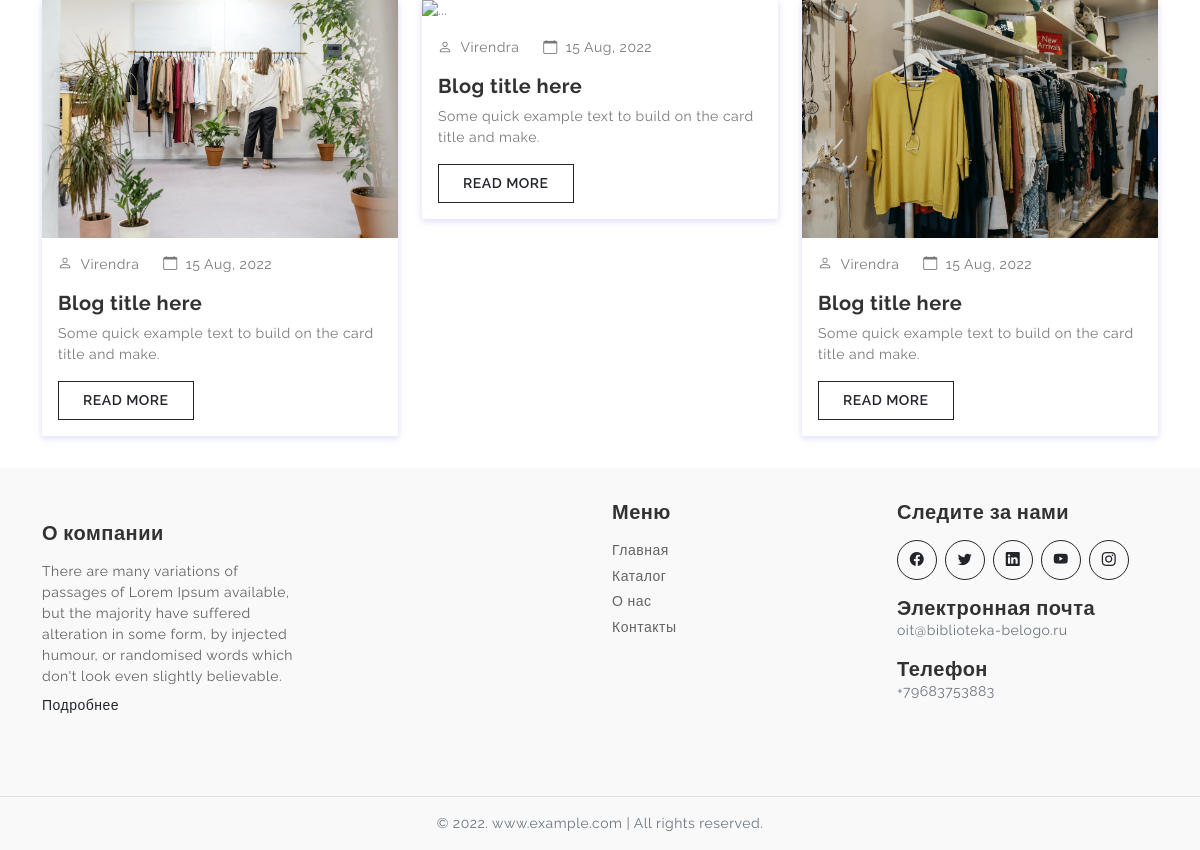
The app's page / (lower part), older data.
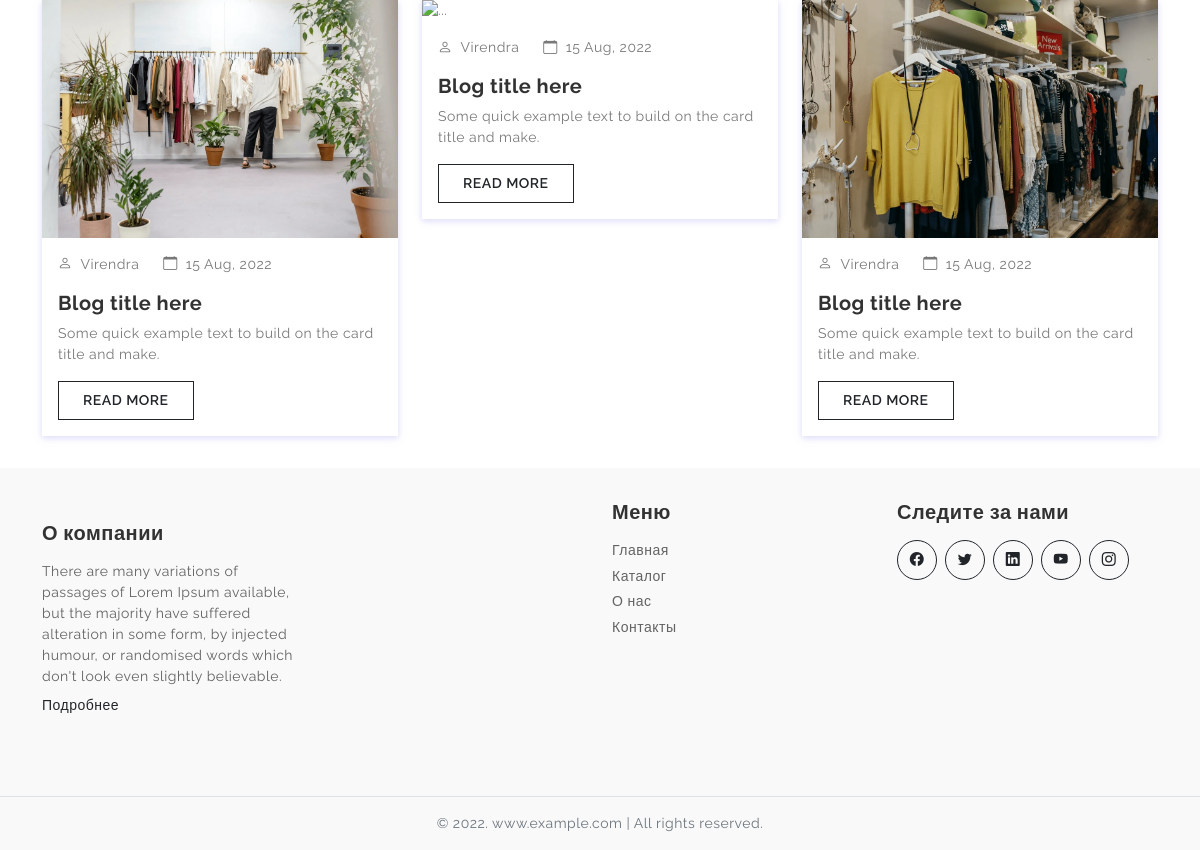
The same page, newer data.
### web/models.py (models this page shows, shortened)
class Organization(models.Model):
    name = models.CharField(max_length=150, verbose_name='Наименование')
    inn = models.CharField(max_length=50, verbose_name='ИНН', blank=True, null=True)
    postcode = models.CharField(max_length=150, verbose_name='Почтовый индекс')
    town = models.CharField(max_length=150, verbose_name='Город')
    address = models.CharField(max_length=250, verbose_name='Адрес')
    email = models.EmailField(max_length=50, verbose_name='Почта')
    phone = models.CharField(max_length=20, verbose_name='Телефон')
    logo = models.ImageField(upload_to='media/organization/logo', verbose_name='Логотип', blank=True, null=True)
    active = models.BooleanField(default=False, verbose_name='Основная')
    class Meta:
        verbose_name = 'Организация'
        verbose_name_plural = 'Организации'

### web/views.py (the view)
# urls.py: path('', IndexView.as_view(), name='index'),
class IndexView(views.View):
    def get(self, request, *args, **kwargs):
        title = 'ALLSHOES'
        meta_description = 'Описание'
        brands = Brand.objects.all()
        categories = Category.objects.all()
        sliders = Banner.objects.all()
        products = Product.objects.all()
        featured = Product.objects.filter(featured=True)
        contact_data = Organization.objects.filter(active=True)
        context = {
            'title': title,
            'meta_description': meta_description,
            'brands': brands,
            'categories': categories,
            'products': products,
            'sliders': sliders,
            'featured': featured,
            'contact_data': contact_data
        }
        return render(request, 'index.html', context)

### templates/index.html (shortened to what this page needs)
{% extends 'base.html' %}
{% load static %}
{% block content %}
  <div class="page-content">
    <section class="section-padding">
      <div class="container">
        <div class="blog-cards">
          <div class="row row-cols-1 row-cols-lg-3 g-4">
            <div class="col">
              <div class="card">
                <img src="{% static 'assets/images/blog/01.webp' %}" class="card-img-top rounded-0" alt="...">
                <div class="card-body">
                  <div class="d-flex align-items-center gap-4">
                    <div class="posted-by">
                      <p class="mb-0"><i class="bi bi-person me-2"></i>Virendra</p>
                    </div>
                    <div class="posted-date">
                      <p class="mb-0"><i class="bi bi-calendar me-2"></i>15 Aug, 2022</p>
                    </div>
                  </div>
                  <h5 class="card-title fw-bold mt-3">Blog title here</h5>
                  <p class="mb-0">Some quick example text to build on the card title and make.</p>
                  <a href="blog-read.html" class="btn btn-outline-dark btn-ecomm mt-3">Read More</a>
                </div>
              </div>
            </div>
            <div class="col">
              <div class="card">
                <img src="{% static 'assets/images/blog/02.webp' %}" class="card-img-top rounded-0" alt="...">
                <div class="card-body">
                  <div class="d-flex align-items-center gap-4">
                    <div class="posted-by">
                      <p class="mb-0"><i class="bi bi-person me-2"></i>Virendra</p>
                    </div>
                    <div class="posted-date">
                      <p class="mb-0"><i class="bi bi-calendar me-2"></i>15 Aug, 2022</p>
                    </div>
                  </div>
                  <h5 class="card-title fw-bold mt-3">Blog title here</h5>
                  <p class="mb-0">Some quick example text to build on the card title and make.</p>
                  <a href="blog-read.html" class="btn btn-outline-dark btn-ecomm mt-3">Read More</a>
                </div>
              </div>
            </div>
            <div class="col">
              <div class="card">
                <img src="{% static 'assets/images/blog/03.webp' %}" class="card-img-top rounded-0" alt="...">
                <div class="card-body">
                  <div class="d-flex align-items-center gap-4">
                    <div class="posted-by">
                      <p class="mb-0"><i class="bi bi-person me-2"></i>Virendra</p>
                    </div>
                    <div class="posted-date">
                      <p class="mb-0"><i class="bi bi-calendar me-2"></i>15 Aug, 2022</p>
                    </div>
                  </div>
                  <h5 class="card-title fw-bold mt-3">Blog title here</h5>
                  <p class="mb-0">Some quick example text to build on the card title and make.</p>
                  <a href="blog-read.html" class="btn btn-outline-dark btn-ecomm mt-3">Read More</a>
                </div>
              </div>
            </div>
          </div>
        </div>
      </div>
    </section>
  </div>
{% endblock %}

### templates/base.html (shortened to what this page needs)
{% load static %}
<!doctype html>
<html lang="en" class="light-theme">
<head>
  <link href="{% static 'assets/css/bootstrap.min.css' %}" rel="stylesheet">
  <link rel="stylesheet" href="https://cdn.jsdelivr.net/npm/bootstrap-icons@1.7.2/font/bootstrap-icons.css">
  <link rel="stylesheet" type="text/css" href="{% static 'assets/plugins/slick/slick.css' %}" />
  <link rel="stylesheet" type="text/css" href="{% static 'assets/plugins/slick/slick-theme.css' %}" />
  <link href="{% static 'assets/plugins/OwlCarousel/css/owl.carousel.min.css' %}" rel="stylesheet" />
  <link href="{% static 'assets/css/app.css' %}" rel="stylesheet" />
  <link href="{% static 'assets/css/style.css' %}" rel="stylesheet">
  <link href="{% static 'assets/css/dark-theme.css' %}" rel="stylesheet">
</head>
<body>
{% block content %}
{% endblock %}
  <section class="footer-section bg-section-2 section-padding">
    <div class="container">
       <div class="row row-cols-1 row-cols-lg-4 g-4">
        <div class="col">
          <div class="footer-widget-6">
            <h5 class="mb-3 fw-bold">О компании</h5>
             <p class="mb-2">There are many variations of passages of Lorem Ipsum available, but the majority have suffered alteration in some form, by injected humour, or randomised words which don't look even slightly believable.</p>
             <a class="link-dark" href="{% url 'about' %}">Подробнее</a>
          </div>
        </div>
        <div class="col">
        </div>
       <div class="col">
          <div class="footer-widget-8">
            <h5 class="mb-3 fw-bold">Меню</h5>
             <ul class="widget-link list-unstyled">
               <li><a href="{% url 'index' %}">Главная</a></li>
               <li><a href="{% url 'categories' %}">Каталог</a></li>
               <li><a href="{% url 'about' %}">О нас</a></li>
               <li><a href="{% url 'contact' %}">Контакты</a></li>
             </ul>
          </div>
        </div>
        <div class="col">
          <div class="footer-widget-9">
            <h5 class="mb-3 fw-bold">Следите за нами</h5>
             <div class="social-link d-flex align-items-center gap-2">
               <a href="javascript:;"><i class="bi bi-facebook"></i></a>
               <a href="javascript:;"><i class="bi bi-twitter"></i></a>
               <a href="javascript:;"><i class="bi bi-linkedin"></i></a>
               <a href="javascript:;"><i class="bi bi-youtube"></i></a>
               <a href="javascript:;"><i class="bi bi-instagram"></i></a>
             </div>
              {% for Organization in contact_data %}
             <div class="mb-3 mt-3">
              <h5 class="mb-0 fw-bold">Электронная почта</h5>
              <p class="mb-0 text-muted">{{ Organization.email }}</p>
             </div>
             <div class="">
              <h5 class="mb-0 fw-bold">Телефон</h5>
              <p class="mb-0 text-muted">{{ Organization.phone }}</p>
             </div>
              {% endfor %}
          </div>
        </div>
       </div>
    </div>
  </section>
  <footer class="footer-strip text-center py-3 bg-section-2 border-top positon-absolute bottom-0">
    <p class="mb-0 text-muted">© 2022. www.example.com | All rights reserved.</p>
  </footer>
</body>
</html>

Row changes from the older to the newer data that the page shows:
removed Organization: email "oit@biblioteka-belogo.ru", phone "+79683753883"
